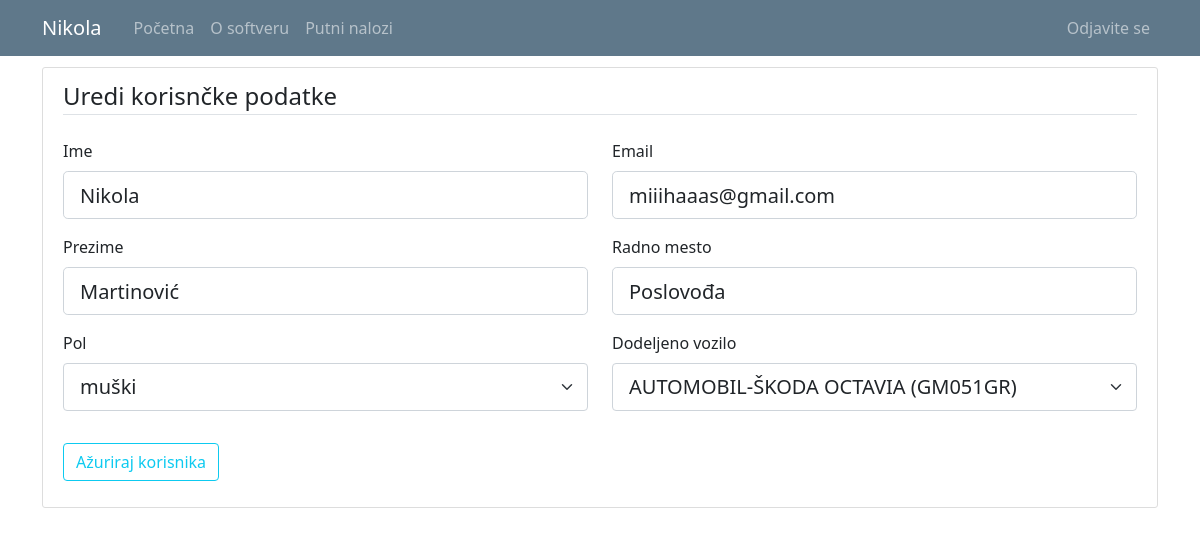
Before: /user/3 (signed in) with the older database file.
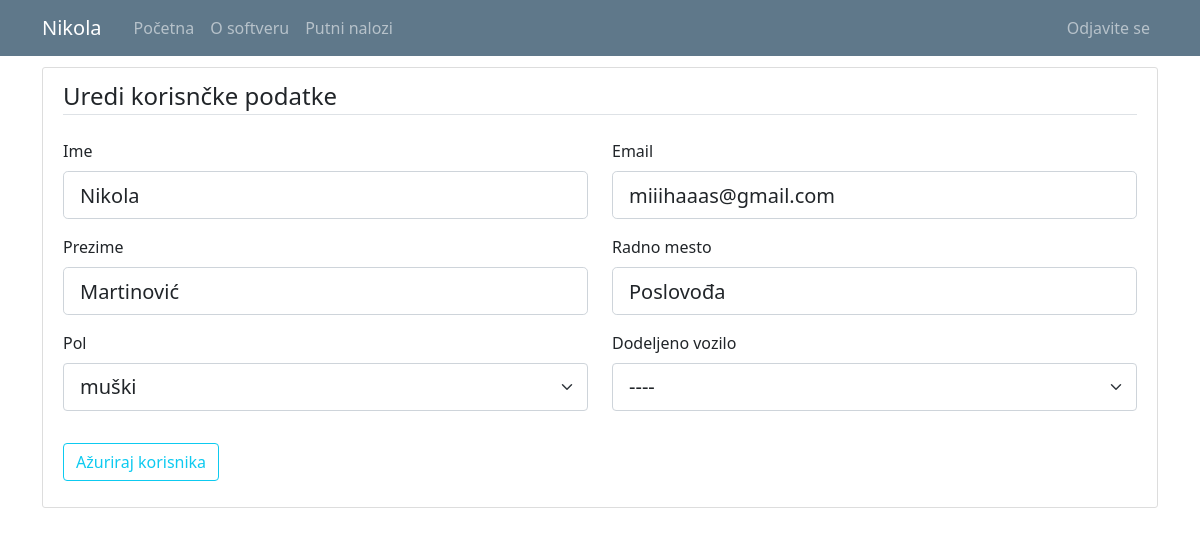
After: the same page with the newer database file.
### putninalozi/models.py (models this page shows, shortened)
class User(db.Model, UserMixin):
    id = db.Column(db.Integer, primary_key=True)
    email = db.Column(db.String(120), unique=True, nullable=False)
    password = db.Column(db.String(60), nullable = False)
    name = db.Column(db.String(20), unique=False, nullable=False)
    surname = db.Column(db.String(20), unique=False, nullable=False)
    gender = db.Column(db.String(1)) #(0, "srednji"), (1, "muški"), (2, "ženski")
    workplace = db.Column(db.String(20), unique=False, nullable=False)
    authorization = db.Column(db.String(10), nullable = False) # ovde treba da budu tipovi korisnika: S_admin, C_admin, C_user
    company_id = db.Column(db.Integer, db.ForeignKey('company.id'), nullable=True)
    default_vehicle = db.Column(db.Integer) #kod radnika koji imaju svoj auto, da bude podrazumevana vrednost id tog vozila
    travelwarrants = db.relationship('TravelWarrant', backref='travelwarrant_user', lazy=True)

### putninalozi/users/routes.py (the view)
@users.route("/user/<int:user_id>", methods=['GET', 'POST'])
def user_profile(user_id): #ovo je funkcija za editovanje user-a
    user = User.query.get_or_404(user_id)
    if not current_user.is_authenticated:
        flash('Da bi ste pristupili ovoj stranici treba da budete ulogovani.', 'danger')
        return redirect(url_for('users.login'))
    elif current_user.authorization != 's_admin' and current_user.authorization != 'c_admin':
        if current_user.id != user.id:
            abort(403)
    elif current_user.authorization == 's_admin':
        pass
    elif current_user.user_company.id != user.user_company.id:
        abort(403)
    form = UpdateUserForm()
    form.reset()
    form.default_vehicle.choices = [(0, "----")] + [(v.id, v.vehicle_type + "-" + v.vehicle_brand+" ("+v.vehicle_registration+")") for v in db.session.query(Vehicle.id,Vehicle.vehicle_type,Vehicle.vehicle_brand,Vehicle.vehicle_registration).filter_by(company_id=current_user.user_company.id).order_by('vehicle_type').all()]
    if form.validate_on_submit():
        user.name = form.name.data
        user.surname = form.surname.data
        user.workplace = form.workplace.data
        if user.email == form.email.data:
            user.email = form.email.data
        else:
            validate_email = User.query.filter_by(email=form.email.data).first()
            if validate_email:
                flash('Taj mejl je već postoji, izabeite drugači emal', 'danger')
                return render_template('user.html', title="Uredi korisnčke podatke", user=user, form=form, legend='Uredi korisnčke podatke')
            else:
                user.email = form.email.data
        if current_user.authorization != 's_admin':
            user.authorization = user.authorization
        else:
            user.authorization = form.authorization.data
        user.gender = form.gender.data
        if current_user.authorization == 's_admin':
            user.company_id = form.company_id.data
        else:
            user.company_id = user.company_id
        user.default_vehicle = form.default_vehicle.data
        db.session.commit()
        flash('Profil je ažuriran', 'success')
        return redirect(url_for('users.user_list'))
    elif request.method == 'GET':
        form.name.data = user.name
        form.surname.data = user.surname
        form.workplace.data = user.workplace
        form.email.data = user.email
        form.authorization.choices = [('c_user', 'USER'),('c_admin', 'ADMIN')]
        form.authorization.data = user.authorization
        form.gender.choices = [(0, 'srednji'),(1, 'muški'),(2, 'ženski')]
        form.gender.data = user.gender
        form.company_id.choices = [(c.id, c.companyname) for c in db.session.query(Company.id,Company.companyname).order_by('companyname').all()]
        form.company_id.data = str(user.company_id)
        form.default_vehicle.data = str(user.default_vehicle)
    return render_template('user.html', title="Uredi korisnčke podatke", user=user, form=form, legend='Uredi korisnčke podatke')

### putninalozi/users/forms.py
class UpdateUserForm(FlaskForm):
    email = StringField('Email', validators=[DataRequired(), Email()])
    name = StringField('Ime', validators=[DataRequired(), Length(min=2, max=20)])
    surname = StringField('Prezime', validators=[DataRequired(), Length(min=2, max=20)])
    gender = SelectField('Pol', validators=[DataRequired()], choices=[(0, 'srednji'), (1, 'muški'), (2, 'ženski')])
    workplace = StringField(label='Radno mesto', validators=[DataRequired(), Length(min=2, max=20)])
    authorization = SelectField('Nivo autorizacije', validators=[DataRequired()], choices = [('c_user', 'USER'),('c_admin', 'ADMIN')]) #[('c_user', 'USER'),('c_admin', 'ADMIN')]) # ovde treba da budu tipovi korisnika: S_admin, C_admin, C_user
    company_id = SelectField('Kompanija', choices = [(c.id, c.companyname) for c in db.session.query(Company.id,Company.companyname).order_by('companyname').all()]) #, choices=Company.query.all())
    default_vehicle = SelectField('Dodeljeno vozilo', validators=[DataRequired()], choices = [])
    submit = SubmitField('Ažuriraj korisnika')
    def reset(self):
        self.__init__()

### putninalozi/templates/user.html (shortened to what the changed rows need)
{% extends "layout.html" %}
{% block content %}
<div class="content-section">
    <form method="POST" action="">
        <fieldset class="form-group">
            <div class="row">
              <div class="col form-group">
                  {{ form.name.label(class="form-control-label") }}
                  {% if form.name.errors %}
                      {{ form.name(class="form-control form-control-lg is-invalid") }}
                      <div class="invalid-feedback">
                          {% for error in form.name.errors %}
                              <span>{{ error }}</span>
                          {% endfor %}
                      </div>
                  {% else %}
                      {{ form.name(class="form-control form-control-lg") }}
                  {% endif %}
              </div>
              <div class="col form-group">
                  {{ form.email.label(class="form-control-label") }}
                  {% if form.email.errors %}
                      {{ form.email(class="form-control form-control-lg is-invalid") }}
                      <div class="invalid-feedback">
                          {% for error in form.email.errors %}
                              <span>{{ error }}</span>
                          {% endfor %}
                      </div>
                  {% else %}
                      {{ form.email(class="form-control form-control-lg") }}
                  {% endif %}
              </div>
            </div>
            <div class="row">
              <div class="col form-group">
                  {{ form.surname.label(class="form-control-label") }}
                  {% if form.surname.errors %}
                      {{ form.surname(class="form-control form-control-lg is-invalid") }}
                      <div class="invalid-feedback">
                          {% for error in form.surname.errors %}
                              <span>{{ error }}</span>
                          {% endfor %}
                      </div>
                  {% else %}
                      {{ form.surname(class="form-control form-control-lg") }}
                  {% endif %}
              </div>
              <div class="col form-group">
                  {{ form.workplace.label(class="form-control-label") }}
                  {% if form.workplace.errors %}
                      {{ form.workplace(class="form-control form-control-lg is-invalid") }}
                      <div class="invalid-feedback">
                          {% for error in form.workplace.errors %}
                              <span>{{ error }}</span>
                          {% endfor %}
                      </div>
                  {% else %}
                      {{ form.workplace(class="form-control form-control-lg") }}
                  {% endif %}
              </div>
            </div>
            <div class="row">
              <div class="col form-group">
                  {{ form.gender.label(class="form-control-label") }}
                  {% if form.gender.errors %}
                      {{ form.gender(class="form-control form-control-lg is-invalid") }}
                      <div class="invalid-feedback">
                          {% for error in form.gender.errors %}
                              <span>{{ error }}</span>
                          {% endfor %}
                      </div>
                  {% else %}
                      {{ form.gender(class="form-select form-select-lg") }}
                  {% endif %}
              </div>
              <div class="col form-group">
                  {{ form.default_vehicle.label(class="form-control-label") }}
                  {% if form.default_vehicle.errors %}
                      {{ form.default_vehicle(class="form-control form-control-lg is-invalid") }}
                      <div class="invalid-feedback">
                          {% for error in form.default_vehicle.errors %}
                              <span>{{ error }}</span>
                          {% endfor %}
                      </div>
                  {% else %}
                      {{ form.default_vehicle(class="form-select form-select-lg") }}
                  {% endif %}
              </div>
            </div>
        </fieldset>
  </form>
</div>
{% endblock content%}

### putninalozi/templates/layout.html (shortened to what this page needs)
<!doctype html>
<html lang="en">
  <head>
    <link rel="stylesheet" href="https://cdn.jsdelivr.net/npm/bootstrap@4.3.1/dist/css/bootstrap.min.css">
    <link rel="stylesheet" type="text/css" href="{{ url_for('static', filename='main.css') }}">
    <link href="https://cdn.jsdelivr.net/npm/bootstrap@5.0.1/dist/css/bootstrap.min.css" rel="stylesheet">
    <link rel="stylesheet" type="text/css" href="https://cdn.datatables.net/1.10.25/css/dataTables.bootstrap5.css">
  </head>
  <body>
    <header class="site-header">
      <nav class="navbar navbar-expand-md navbar-dark bg-steel fixed-top">
        <div class="container">
          <a class="navbar-brand mr-4" href="/">{{ current_user.name }}</a>
          <div class="collapse navbar-collapse" id="navbarToggle">
            <div class="navbar-nav mr-auto">
              {% if current_user.is_authenticated %}
                <a class="nav-item nav-link" href="{{ url_for('main.home') }}">Početna</a>
                <a class="nav-item nav-link" href="{{ url_for('main.about') }}">O softveru</a>
                <a class="nav-item nav-link" href="{{ url_for('travel_warrants.travel_warrant_list') }}">Putni nalozi</a>
              {% else %}
                <a class="nav-item nav-link" href="{{ url_for('main.home') }}">Početna</a>
                <a class="nav-item nav-link" href="{{ url_for('main.about') }}">O softveru</a>
              {% endif %}
            </div>
            <div class="navbar-nav">
              {% if current_user.is_authenticated %}
                {% if current_user.authorization == 's_admin' %}
                  <a class="nav-item nav-link" href="{{ url_for('companys.company_list') }}">Kompanija</a>
                  <a class="nav-item nav-link" href="{{ url_for('vehicles.vehicle_list') }}">Vozila</a>
                  <a class="nav-item nav-link" href="{{ url_for('users.user_list') }}">Korisnici</a>
                  <a class="nav-item nav-link" href="{{ url_for('users.logout') }}">Odjavite se</a>
                {% else %}
                  <a class="nav-item nav-link" href="{{ url_for('users.logout') }}">Odjavite se</a>
                {% endif %}
              {% else %}
                <a class="nav-item nav-link" href="{{ url_for('users.login') }}">Prijavljivanje</a>
              {% endif %}
            </div>
          </div>
        </div>
      </nav>
    </header>
    <main role="main" class="container">
      <div class="row">
        <div class="col-md-12">
          {% block content %}{% endblock %}
        </div>
      </div>
    </main>
  </body>
</html>

Changed rows visible on the page:
changed User "Nikola": default_vehicle "AUTOMOBIL-ŠKODA OCTAVIA (GM051GR)" → "----"
